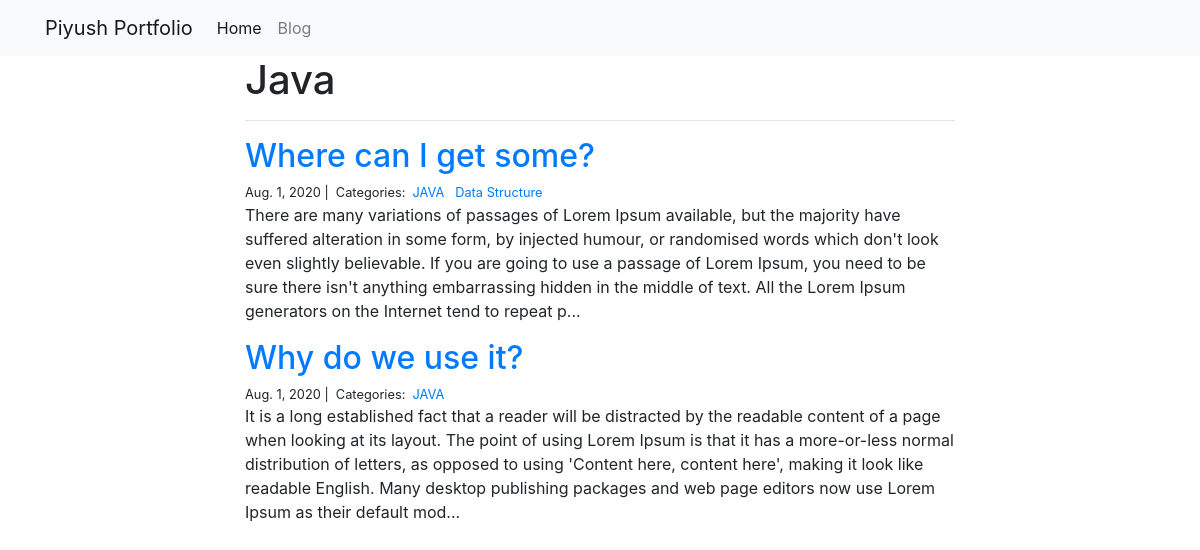
Page /blog/JAVA/ on the committed database.
### blog/models.py (models this page shows)
class Category(models.Model):
    name = models.CharField(max_length=20)

class Post(models.Model):
    title = models.CharField(max_length=255)
    body = models.TextField()
    created_on = models.DateTimeField(auto_now_add=True)
    last_modified = models.DateTimeField(auto_now=True)
    categories = models.ManyToManyField('Category', related_name='posts')

### blog/views.py (the view)
# urls.py: path("<category>/", views.blog_category, name="blog_category")
def blog_category(request, category):
    posts = Post.objects.filter(
        categories__name__contains=category
    ).order_by(
        '-created_on'
    )
    context = {
        "category": category,
        "posts": posts
    }
    return render(request, 'blog_category.html', context)

### blog/templates/blog_category.html
{% extends "base.html" %}
{% block page_content %}
<div class="col-md-8 offset-md-2">
    <h1>{{ category | title }}</h1>
    <hr>
    {% for post in posts %}
    <h2><a href="{% url 'blog_detail' post.pk%}">{{ post.title }}</a></h2>
    <small>
        {{ post.created_on.date }} |&nbsp;
        Categories:&nbsp;
        {% for category in post.categories.all %}
        <a href="{% url 'blog_category' category.name %}">
            {{ category.name }}
        </a>&nbsp;
        {% endfor %}
    </small>
    <p>{{ post.body | slice:":400" }}...</p>
    {% endfor %}
</div>
{% endblock %}

### rows in the picture
Category: name "Java", name "JAVA"
Post: title "Where can I get some?", created_on "Aug. 1, 2020", body "There are many variations of passages of Lorem Ipsum available, but the majority have suffered alteration in some form, by injected humour, or randomised words which don't look even slightly believable. If you are going to use a passage of Lorem Ipsum, you need to be sure there isn't anything embarrassing hidden in the middle of text. All the Lorem Ipsum generators on the Internet tend to repeat p"
Category: name "Data Structure"
Post: title "Why do we use it?", created_on "Aug. 1, 2020", body "It is a long established fact that a reader will be distracted by the readable content of a page when looking at its layout. The point of using Lorem Ipsum is that it has a more-or-less normal distribution of letters, as opposed to using 'Content here, content here', making it look like readable English. Many desktop publishing packages and web page editors now use Lorem Ipsum as their default mod"
